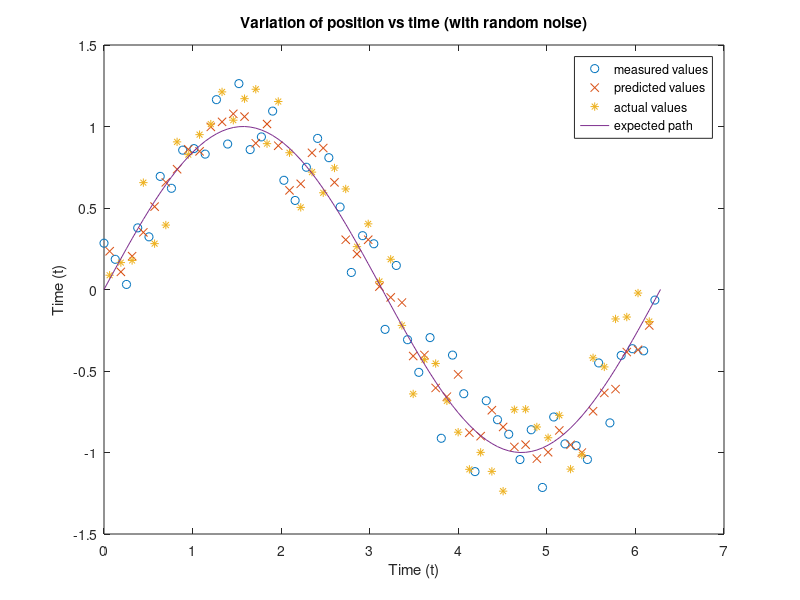

Write the MATLAB code that produced this figure.
%% This code is created by Mayur Gaikwad | 16D100008 for Dual Degree Project
clear all
clc
close all
%% Input parameters
N=100; %no of points
lambda=5; %noise factor
t1=0;
t2=2*pi;
t=linspace(t1,t2,N);
y1=t+lambda*(-1+2*rand(N,1))'*(t2-t1)/N;
s1=t;
s1=sin(t)
% y=s1;
v=1 %velocity of the
s2=sin(t)+lambda*(-1+2*rand(N,1))'*(t2-t1)/N;
% s2=t+lambda*(-1+2*rand(N,1))'*(t2-t1)/N;
%% initialising measured and actual values
y_meas=s2(1:2:N);
t_meas= t(1:2:N);
y_act=s2(2:2:N-1);
t_act=t(2:2:N-1);

%% Prediction branch 
%linear interpolation
y_pred = (y_meas(1:N/2-1)+y_meas(2:N/2))/2 ;
%% RMS error
% rmse=sum((y_pred-y_meas(1:N/2-1)).*(y_pred-y_meas(1:N/2-1)))/(N/2-1)
Rmse=sum((y_pred-s1(2:2:N-1)).*(y_pred-s1(2:2:N-1)))/(N/2-1)

%% Plots functions
plot(t_meas,y_meas,'o')
hold on
plot(t_act,y_pred,'x')
plot(t_act,y_act,'*')
plot(t,s1)
xlabel('Time (t)')
ylabel('Time (t)')
title('Variation of position vs time (with random noise)')
legend('measured values','predicted values', 'actual values', 'expected path')
hold off
% figure
% plot(t,s1)
% hold on 
% plot(t,s2,'x')
